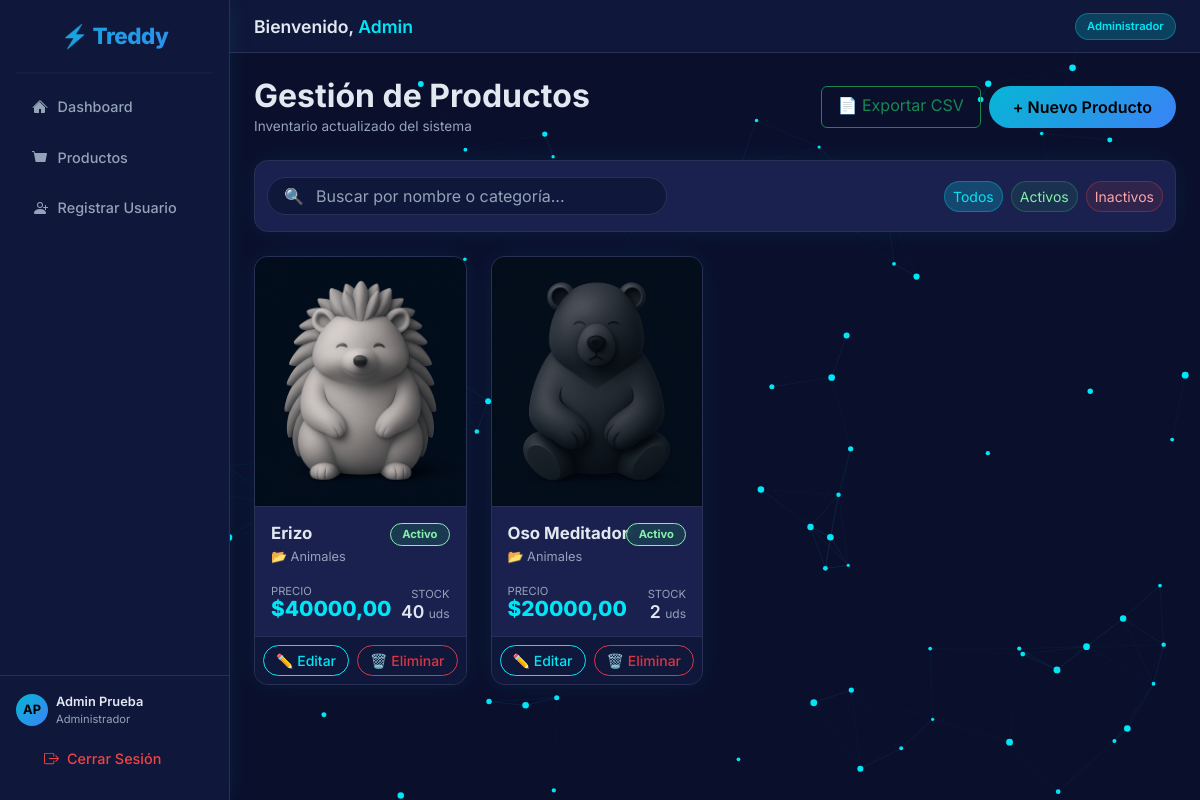
Page /productos/ (signed in) on the committed database.
### usuarios/models.py (models this page shows, shortened)
class Usuario(AbstractUser):
    ROLES = (
        ('Administrador', 'Administrador'),
        ('Vendedor', 'Vendedor'),
        ('Cliente', 'Cliente'),
    )
    ESTADOS = (
        ('Activo', 'Activo'),
        ('Inactivo', 'Inactivo'),
        ('Pendiente', 'Pendiente'),
    )
    email = models.EmailField(unique=True, max_length=150)
    telefono = models.CharField(
        max_length=20,
        blank=True,
        null=True,
        validators=[RegexValidator(r'^\+?1?\d{9,15}$', 'El número de teléfono debe ingresarse en el formato: "+999999999". Hasta 15 dígitos permitidos.')]
    )
    tipo_usuario = models.CharField(max_length=20, choices=ROLES, default='Cliente')
    estado = models.CharField(max_length=20, choices=ESTADOS, default='Pendiente')
    USERNAME_FIELD = 'email'
    REQUIRED_FIELDS = ['username', 'first_name', 'last_name']

### productos/models.py (models this page shows, shortened)
class Producto(models.Model):
    ESTADOS = (
        ('activo', 'Activo'),
        ('inactivo', 'Inactivo'),
    )
    nombre = models.CharField(max_length=150, validators=[MinLengthValidator(3, 'El nombre debe tener al menos 3 caracteres.')])
    descripcion = models.TextField(blank=True, null=True)
    precio_base = models.DecimalField(max_digits=10, decimal_places=2, validators=[MinValueValidator(0.01, 'El precio debe ser mayor a 0.')])
    stock = models.IntegerField(default=0, validators=[MinValueValidator(0, 'El stock no puede ser negativo.')])
    estado = models.CharField(max_length=20, choices=ESTADOS, default='activo')
    categoria = models.CharField(max_length=100, blank=True, null=True, validators=[RegexValidator(r'^[a-zA-ZáéíóúÁÉÍÓÚñÑ0-9\s]+$', 'La categoría solo debe contener letras y números.')])
    imagen = models.ImageField(upload_to='productos/', blank=True, null=True)
    created_at = models.DateTimeField(auto_now_add=True)
    updated_at = models.DateTimeField(auto_now=True)

### productos/views.py (the view)
# urls.py: path('', views.producto_list, name='productos_list'),
@login_required
def producto_list(request):
    productos = Producto.objects.all().order_by('-created_at')
    if request.headers.get('X-Requested-With') == 'XMLHttpRequest':
        return render(request, 'productos/partials/producto_list.html', {'productos': productos})
    return render(request, 'productos/producto_list.html', {'productos': productos})

### templates/productos/producto_list.html (shortened to what this page needs)
{% extends 'base.html' %}
{% block content %}
    {% include 'productos/partials/producto_list.html' %}
{% endblock %}

### templates/base.html (shortened to what this page needs)
<!DOCTYPE html>
<html lang="es-co">
<head>
    {% load static %}
    <link rel="stylesheet" href="{% static 'css/bootstrap.min.css' %}">
    <link rel="stylesheet" href="{% static 'css/vendor/sweetalert2.min.css' %}">
    <link rel="stylesheet" href="{% static 'css/vendor/nprogress.min.css' %}">
    <link rel="stylesheet" href="{% static 'css/custom.css' %}">
</head>
<body>
<div class="d-flex" style="min-height:100vh;">
    <nav class="sidebar d-flex flex-column" style="width:230px; min-width:230px; min-height:100vh; position:sticky; top:0;">
        <a class="sidebar-brand" href="{% url 'dashboard' %}">⚡ Treddy</a>
        <hr class="border-bottom mx-3 my-0">
        <ul class="nav flex-column flex-grow-1 mt-2 px-1">
            <li class="nav-item">
                <a class="nav-link spa-link" href="#" data-url="{% url 'dashboard' %}">
                    <svg width="16" height="16" fill="currentColor" viewBox="0 0 16 16"><path d="M8 3.293l5 5V13a1 1 0 0 1-1 1H9v-4H7v4H3a1 1 0 0 1-1-1V8.293l5-5z"/><path d="M7.293 1.5a1 1 0 0 1 1.414 0l6.647 6.646a.5.5 0 0 1-.708.708L8 2.207 1.354 8.854a.5.5 0 1 1-.708-.708L7.293 1.5z"/></svg>
                    Dashboard
                </a>
            </li>
            <li class="nav-item">
                <a class="nav-link spa-link" href="#" data-url="{% url 'productos_list' %}">
                    <svg width="16" height="16" fill="currentColor" viewBox="0 0 16 16"><path d="M0 1.5A.5.5 0 0 1 .5 1H2a.5.5 0 0 1 .485.379L2.89 3H14.5a.5.5 0 0 1 .491.592l-1.5 8A.5.5 0 0 1 13 12H4a.5.5 0 0 1-.491-.408L2.01 3.607 1.61 2H.5a.5.5 0 0 1-.5-.5z"/></svg>
                    Productos
                </a>
            </li>
            {% if user.tipo_usuario == 'Administrador' %}
            <li class="nav-item">
                <a class="nav-link spa-link" href="#" data-url="{% url 'registro' %}">
                    <svg width="16" height="16" fill="currentColor" viewBox="0 0 16 16"><path d="M8 8a3 3 0 1 0 0-6 3 3 0 0 0 0 6m2-3a2 2 0 1 1-4 0 2 2 0 0 1 4 0m4 8c0 1-1 1-1 1H3s-1 0-1-1 1-4 6-4 6 3 6 4"/><path d="M13.5 5a.5.5 0 0 1 .5.5V7h1.5a.5.5 0 0 1 0 1H14v1.5a.5.5 0 0 1-1 0V8h-1.5a.5.5 0 0 1 0-1H13V5.5a.5.5 0 0 1 .5-.5"/></svg>
                    Registrar Usuario
                </a>
            </li>
            {% endif %}
        </ul>
        <div class="px-3 py-3 border-top" style="border-color: var(--treddy-border) !important;">
            <div class="d-flex align-items-center gap-2 mb-2">
                <div style="width:32px;height:32px;border-radius:50%;background:var(--treddy-grad);display:flex;align-items:center;justify-content:center;font-weight:700;color:#000;font-size:0.8rem;flex-shrink:0;">
                    {{ user.first_name|slice:":1"|upper }}{{ user.last_name|slice:":1"|upper }}
                </div>
                <div style="overflow:hidden;">
                    <div style="font-size:0.8rem;font-weight:600;color:var(--treddy-text);white-space:nowrap;overflow:hidden;text-overflow:ellipsis;">
                        {{ user.first_name }} {{ user.last_name }}
                    </div>
                    <div style="font-size:0.7rem;color:var(--treddy-muted);">{{ user.tipo_usuario }}</div>
                </div>
            </div>
            <a class="nav-link text-danger d-flex align-items-center gap-2" href="{% url 'logout' %}">
                Cerrar Sesión
            </a>
        </div>
    </nav>
    <main class="flex-grow-1" style="overflow-x:hidden;">
        <div class="topbar d-flex justify-content-between align-items-center">
            <h1 class="mb-0">
                Bienvenido, <span style="color:var(--treddy-cyan);">{{ user.first_name }}</span>
            </h1>
            <span class="badge-role">{{ user.tipo_usuario }}</span>
        </div>
        <div id="spa-container" class="p-4">
            {% block content %}{% endblock %}
        </div>
    </main>
</div>
</body>
</html>

### templates/productos/partials/producto_list.html (shortened to what this page needs)
<div class="d-flex justify-content-between align-items-center mb-4">
    <div>
        <h2 class="fw-bold mb-0" style="color:var(--treddy-text);">Gestión de Productos</h2>
        <p class="mb-0" style="color:var(--treddy-muted);font-size:0.85rem;">Inventario actualizado del sistema</p>
    </div>
    <div class="d-flex gap-2">
        <a href="{% url 'exportar_csv' %}" class="btn btn-outline-success px-3" download>
            📄 Exportar CSV
        </a>
        <button class="btn btn-primary px-4 spa-link" data-url="{% url 'producto_create' %}">
            + Nuevo Producto
        </button>
    </div>
</div>
<div class="card mb-4 p-2 border-0" style="background:var(--treddy-panel); box-shadow:none;">
    <div class="card-body d-flex flex-column flex-md-row gap-3 align-items-center justify-content-between py-2 px-1">
        <div class="d-flex align-items-center px-3" style="max-width: 400px; width:100%; background:var(--treddy-panel); border:1px solid var(--treddy-border); border-radius:50px; overflow:hidden;">
            <span style="color:var(--treddy-muted);">🔍</span>
            <input type="text" id="searchInput" class="form-control bg-transparent" placeholder="Buscar por nombre o categoría..." style="border:none !important; box-shadow:none !important; color:var(--treddy-text);">
        </div>
        <div class="d-flex gap-2 mt-3 mt-md-0">
            <button class="btn btn-sm filter-btn active" data-filter="all" style="background:var(--treddy-cyan-dim); color:var(--treddy-cyan); border:1px solid rgba(0,230,246,0.3); border-radius:50px;">Todos</button>
            <button class="btn btn-sm filter-btn" data-filter="activo" style="background:rgba(34,197,94,0.1); color:#86efac; border:1px solid rgba(34,197,94,0.3); border-radius:50px;">Activos</button>
            <button class="btn btn-sm filter-btn" data-filter="inactivo" style="background:rgba(239,68,68,0.1); color:#fca5a5; border:1px solid rgba(239,68,68,0.3); border-radius:50px;">Inactivos</button>
        </div>
    </div>
</div>
<div class="row row-cols-1 row-cols-md-2 row-cols-lg-3 row-cols-xl-4 g-4" id="productsGrid">
    {% for producto in productos %}
    <div class="col product-item" data-name="{{ producto.nombre|lower }}" data-cat="{{ producto.categoria|lower }}" data-status="{{ producto.estado }}">
        <div class="card h-100 treddy-card-hover overflow-hidden">
            {% if producto.imagen %}
                <div style="height:250px; background:var(--treddy-bg); border-bottom:1px solid var(--treddy-border); overflow:hidden;">
                    <img src="{{ producto.imagen.url }}"
                         alt="{{ producto.nombre }}"
                         style="width:100%; height:100%; object-fit:cover; transition: transform 0.3s ease;"
                         onmouseover="this.style.transform='scale(1.08)'"
                         onmouseout="this.style.transform='scale(1)'">
                </div>
            {% else %}
                <div class="d-flex align-items-center justify-content-center"
                     style="height:250px;background:var(--treddy-bg);border-bottom:1px solid var(--treddy-border);">
                    <span style="font-size:3rem; opacity:0.5;">📦</span>
                </div>
            {% endif %}
            <div class="card-body position-relative">
                <span class="badge position-absolute top-0 end-0 m-3 {% if producto.estado == 'activo' %}bg-success-subtle text-success{% else %}bg-danger-subtle text-danger{% endif %}"
                      style="font-size:0.7rem;border-radius:50px;padding:0.3rem 0.7rem; backdrop-filter:blur(4px); border:1px solid currentColor;">
                    {{ producto.estado|title }}
                </span>
                <h5 class="card-title fw-bold mb-1 pe-5" style="font-size:1.05rem;" title="{{ producto.nombre }}">
                    {{ producto.nombre|truncatechars:25 }}
                </h5>
                <p style="color:var(--treddy-muted);font-size:0.8rem;margin-bottom:0.8rem;">
                    📂 {{ producto.categoria|default:"Sin categoría" }}
                </p>
                <div class="d-flex justify-content-between align-items-end mt-3">
                    <div>
                        <div style="color:var(--treddy-muted);font-size:0.7rem;text-transform:uppercase;">Precio</div>
                        <div style="color:var(--treddy-cyan);font-size:1.3rem;font-weight:800;line-height:1;">
                            ${{ producto.precio_base }}
                        </div>
                    </div>
                    <div class="text-end">
                        <div style="color:var(--treddy-muted);font-size:0.7rem;text-transform:uppercase;">Stock</div>
                        <div style="color:var(--treddy-text);font-size:1.1rem;font-weight:600;line-height:1;">
                            {{ producto.stock }} <span style="font-size:0.75rem;font-weight:400;color:var(--treddy-muted);">uds</span>
                        </div>
                    </div>
                </div>
            </div>
            <div class="card-footer p-2 d-flex gap-2 bg-transparent border-0">
                <button class="btn btn-outline-primary btn-sm flex-fill spa-link" style="border-radius:0.5rem;"
                        data-url="{% url 'producto_update' producto.pk %}">
                    ✏️ Editar
                </button>
                <button type="button" class="btn btn-outline-danger btn-sm flex-fill btn-delete" style="border-radius:0.5rem;"
                        data-url="{% url 'producto_delete' producto.pk %}"
                        data-name="{{ producto.nombre }}">
                    🗑️ Eliminar
                </button>
            </div>
        </div>
    </div>
    {% endfor %}
</div>

### static/css/custom.css (style rules this page uses)
:root { --treddy-bg: #0A0F2C; --treddy-panel: #0F173A; --treddy-card: #1a214f; --treddy-border: #2a3055; --treddy-cyan: #00E6F6; --treddy-cyan-dim: rgba(0, 230, 246, 0.20); --treddy-text: #e2e8f0; --treddy-muted: #94a3b8; --treddy-grad: linear-gradient(135deg, #06b6d4, #3b82f6); --treddy-radius: 0.85rem; --treddy-shadow: 0 0 24px rgba(0, 230, 246, 0.08); --bs-body-bg: var(--treddy-bg); --bs-body-color: var(--treddy-text); --bs-primary: #06b6d4; --bs-primary-rgb: 6, 182, 212; --bs-border-color: var(--treddy-border); --bs-card-bg: var(--treddy-card); --bs-font-sans-serif: 'Inter', Arial, Helvetica, sans-serif; }
*, *::before, *::after { box-sizing: border-box; }
body { background-color: var(--treddy-bg) !important; color: var(--treddy-text) !important; font-family: var(--bs-font-sans-serif) !important; }
.sidebar { background: var(--treddy-panel) !important; border-right: 1px solid var(--treddy-border) !important; box-shadow: var(--treddy-shadow) !important; }
.sidebar-brand { font-size: 1.4rem; font-weight: 800; letter-spacing: -0.5px; background: var(--treddy-grad); -webkit-background-clip: text; -webkit-text-fill-color: transparent; background-clip: text; padding: 1.2rem 1rem; display: block; text-align: center; }
.sidebar .nav-link { color: var(--treddy-muted) !important; padding: 0.75rem 1.25rem; border-radius: 0.6rem; margin: 0.15rem 0.5rem; font-size: 0.9rem; font-weight: 500; transition: all 0.2s ease; display: flex; align-items: center; gap: 0.6rem; text-decoration: none !important; }
.sidebar .nav-link.text-danger { color: #ef4444 !important; }
.topbar { background: var(--treddy-panel); border-bottom: 1px solid var(--treddy-border); padding: 0.8rem 1.5rem; }
.topbar h1 { font-size: 1.1rem; font-weight: 600; color: var(--treddy-text); }
.topbar .badge-role { font-size: 0.7rem; background: var(--treddy-cyan-dim); color: var(--treddy-cyan); border: 1px solid rgba(0, 230, 246, 0.3); padding: 0.25rem 0.7rem; border-radius: 50px; font-weight: 600; }
.card { background: var(--treddy-card) !important; border: 1px solid var(--treddy-border) !important; border-radius: var(--treddy-radius) !important; color: var(--treddy-text) !important; box-shadow: var(--treddy-shadow) !important; transition: transform 0.2s ease, box-shadow 0.2s ease !important; }
.card-footer { background: var(--treddy-panel) !important; border-top: 1px solid var(--treddy-border) !important; }
.form-control, .form-select { background: var(--treddy-panel) !important; border: 1px solid var(--treddy-border) !important; color: var(--treddy-text) !important; border-radius: 0.6rem !important; }
.form-control::placeholder { color: var(--treddy-muted) !important; }
.btn-primary { background: var(--treddy-grad) !important; border: none !important; color: #000 !important; font-weight: 600 !important; border-radius: 50px !important; padding: 0.55rem 1.5rem !important; transition: opacity 0.2s, transform 0.15s !important; }
.btn-outline-primary { border-color: var(--treddy-cyan) !important; color: var(--treddy-cyan) !important; border-radius: 50px !important; font-weight: 500 !important; transition: all 0.2s !important; }
.btn-outline-danger { border-radius: 50px !important; font-weight: 500 !important; transition: all 0.2s !important; }
.bg-success-subtle { background: rgba(34, 197, 94, 0.15) !important; }
.text-success { color: #86efac !important; }
.text-danger { color: #fca5a5 !important; }
.border-bottom { border-color: var(--treddy-border) !important; }
.treddy-card-hover { transition: transform 0.2s ease, box-shadow 0.2s ease, border-color 0.2s ease; }

### rows in the picture
Usuario: first_name "A", last_name "P", first_name "Admin", last_name "Prueba", tipo_usuario "Administrador"
Producto: imagen (picture), estado "Activo", nombre "Erizo", categoria "Animales", precio_base "40000,00", stock "40"
Producto: imagen (picture), estado "Activo", nombre "Oso Meditador", categoria "Animales", precio_base "20000,00", stock "2"
